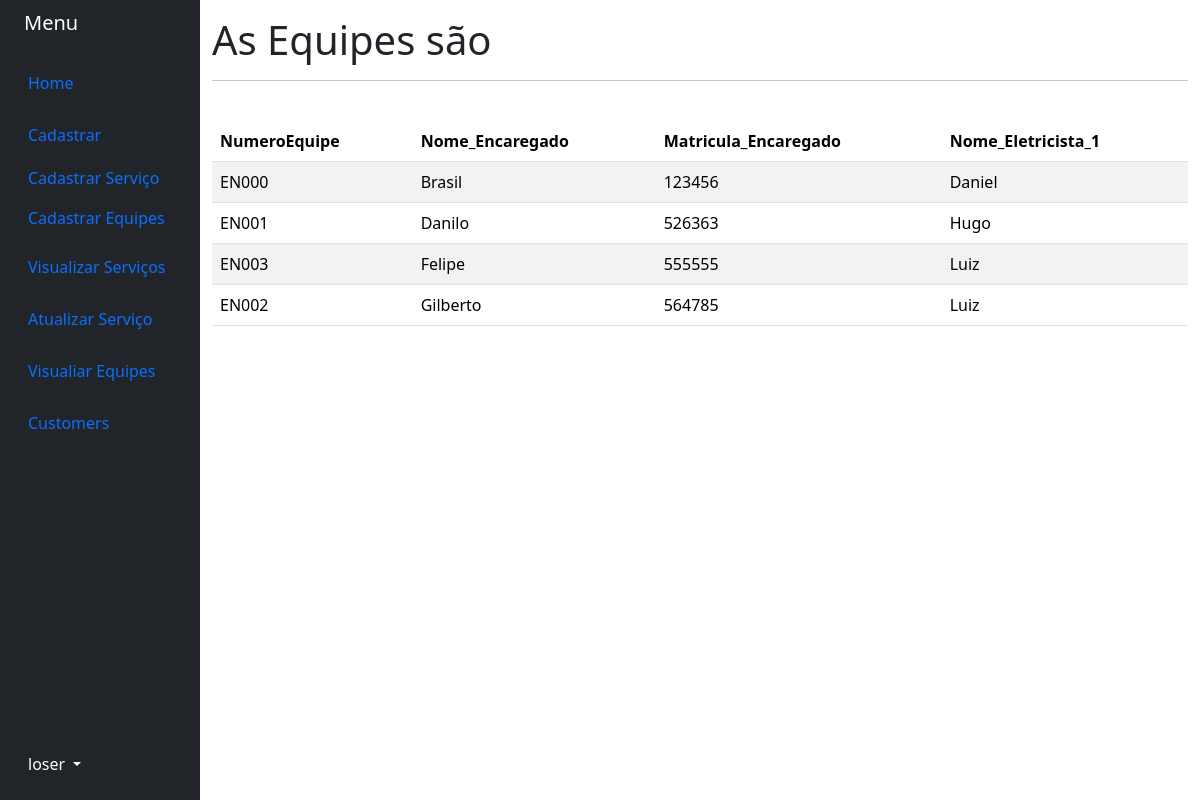
Page /visualizarequipes/ on the earlier database version.
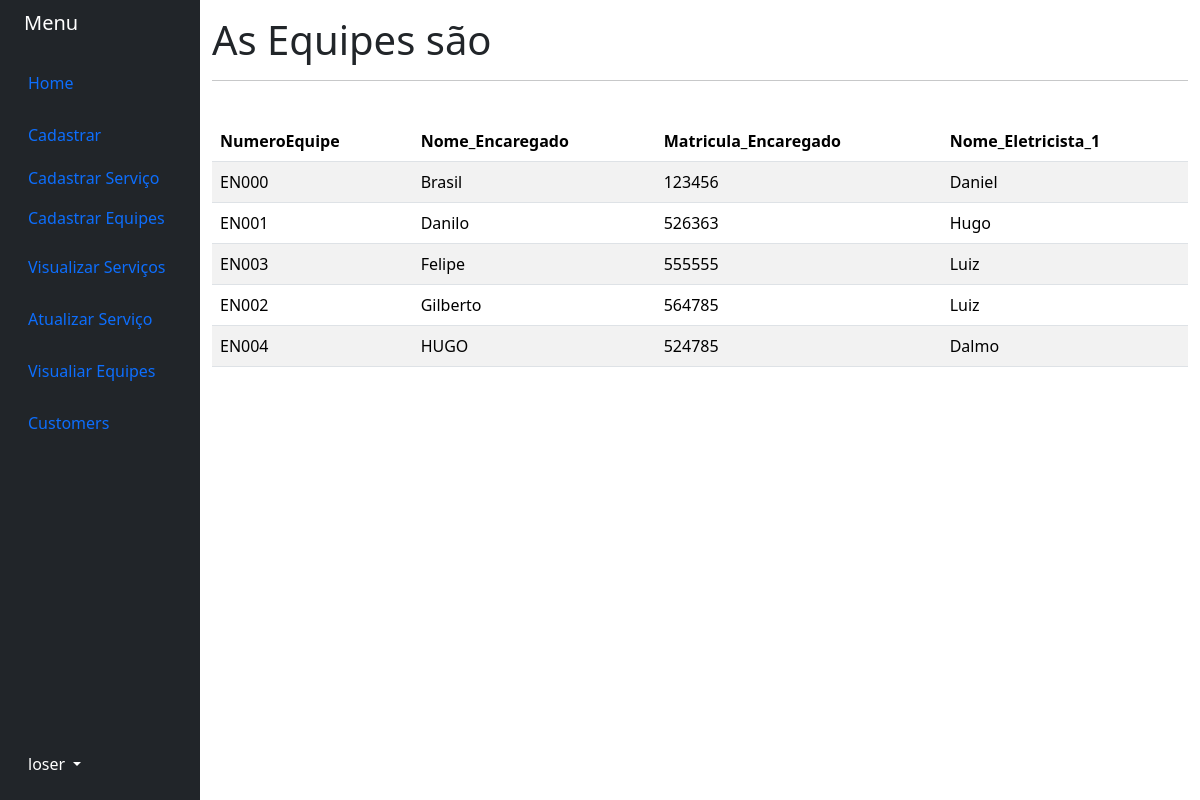
Same page on the later database version.
### Meuprojeto/models.py (models this page shows, shortened)
class Equipe(models.Model):
    NumeroEquipe = models.CharField(max_length=5)
    Nome_Encaregado = models.CharField(max_length=100)
    Matricula_Encaregado = models.CharField(max_length=100)
    Nome_Eletricista_1 = models.CharField(max_length=100)
    Matricula_Eletricista1 = models.CharField(max_length=8)
    Nome_Eletricista_2 = models.CharField(max_length=100)
    Matricula_Eletricista2 = models.CharField(max_length=8)
    Nome_Eletricista_3 = models.CharField(max_length=100)
    Matricula_Eletricista3 = models.CharField(max_length=8)
    Nome_Eletricista_4 = models.CharField(max_length=100)
    Matricula_Eletricista4 = models.CharField(max_length=8)
    Nome_Ajudante_1 = models.CharField(max_length=100)
    Matricula_Ajudante1 = models.CharField(max_length=8)

### Meuprojeto/views.py (the view)
# urls.py: path('visualizarequipes/', views.visualizar_equipes, name='visualizarequipes'),
def visualizar_equipes(request):
    visualizar_equipes = Equipe.objects.all()
    return render(request, 'visualizar_equipes.html', {'visualizar_equipes': visualizar_equipes})

### Meuprojeto/Templates/visualizar_equipes.html (shortened to what this page needs)
{% extends 'base.html' %}
{% block 'Material' %}
<h1>As Equipes são</h1>
<hr>
<br>
<table class="table table-striped">
  <thead>
    <tr>
      <th scope="col">NumeroEquipe</th>
      <th scope="col">Nome_Encaregado</th>
      <th scope="col">Matricula_Encaregado</th>
      <th scope="col">Nome_Eletricista_1</th>
    </tr>
  </thead>
  <tbody>
      {% for equipe in visualizar_equipes %}
        <tr>
          <td>{{equipe.NumeroEquipe}}</td>
          <td>{{equipe.Nome_Encaregado}}</td>
          <td>{{equipe.Matricula_Encaregado}}</td>
          <td>{{equipe.Nome_Eletricista_1}}</td>
        </tr>
      {% endfor %}
  </tbody>
</div>
{% endblock %}

Differences in the rows shown:
added Equipe: NumeroEquipe "EN004", Nome_Encaregado "HUGO", Matricula_Encaregado "524785", Nome_Eletricista_1 "Dalmo"
